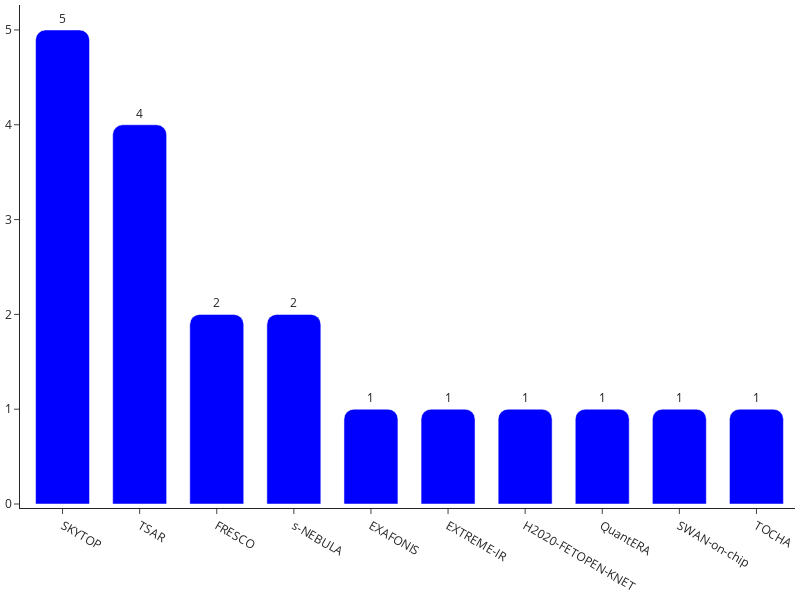

Notebook code cell kept with this figure:
### Markdown cell above
## European Projects

### Code cell
from dibisoplot.biso import EuropeanProjects

eu_projects = EuropeanProjects(
    lab = "UMPHY",
    year = "2023",
)

eu_projects_fig = eu_projects.get_figure()

eu_projects_fig.show()

### Figure 1 — Plotly figure (JSON) as saved in the notebook; plotly's stock layout.template omitted (floating-point values rounded to 4 significant figures)
{"data": [{"marker": {"color": "blue"}, "orientation": "v", "text": ["5", "4", "2", "2", "1", "1", "1", "1", "1", "1"], "textangle": 0, "textposition": "outside", "type": "bar", "width": 0.7, "x": ["SKYTOP", "TSAR", "FRESCO", "s-NEBULA", "EXAFONIS", "EXTREME-IR", "H2020-FETOPEN-KNET", "QuantERA", "SWAN-on-chip", "TOCHA"], "y": [5, 4, 2, 2, 1, 1, 1, 1, 1, 1]}], "layout": {"barcornerradius": 10, "barmode": "stack", "height": 600, "legend": {"x": 1, "xanchor": "right", "y": 1, "yanchor": "top"}, "margin": {"b": 5, "l": 5, "pad": 4, "r": 5, "t": 5}, "width": 800}}
